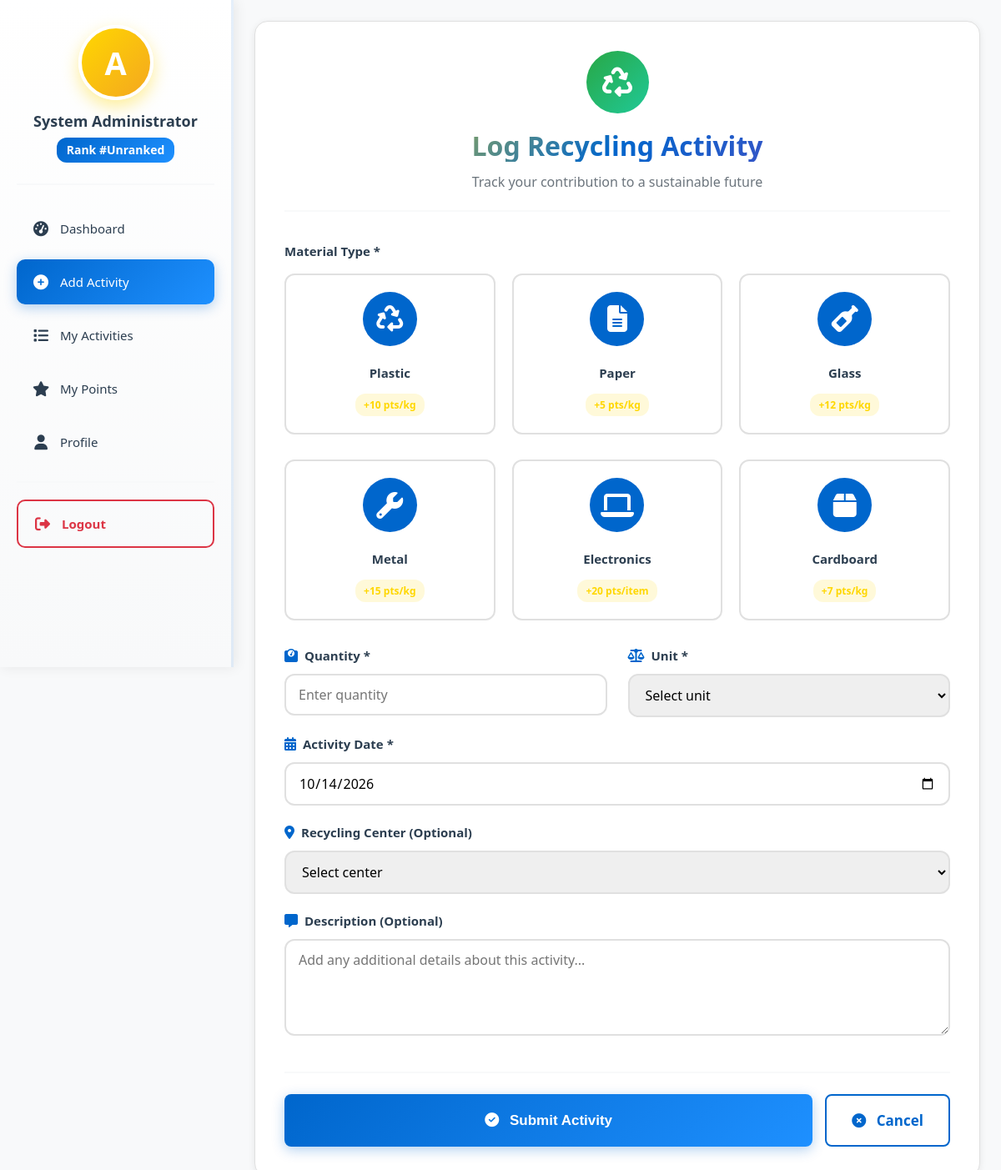
Page /user/add_activity.php (signed in) on the committed database.
### tables this page shows
CREATE TABLE users (
    id INT AUTO_INCREMENT PRIMARY KEY,
    username VARCHAR(50) UNIQUE NOT NULL,
    email VARCHAR(100) UNIQUE NOT NULL,
    password VARCHAR(255) NOT NULL,
    full_name VARCHAR(100) NOT NULL,
    phone VARCHAR(20),
    address TEXT,
    role ENUM('user', 'admin') DEFAULT 'user',
    points INT DEFAULT 0,
    rank INT DEFAULT 0,
    profile_image VARCHAR(255) DEFAULT 'default-avatar.png',
    verified TINYINT(1) DEFAULT 0,
    created_at TIMESTAMP DEFAULT CURRENT_TIMESTAMP,
    updated_at TIMESTAMP DEFAULT CURRENT_TIMESTAMP ON UPDATE CURRENT_TIMESTAMP
);

### user/add_activity.php (the view, shortened to what this page needs)
<?php
require_once '../includes/dashboard_header.php';
?>
<div class="dashboard-layout">
    <aside class="dashboard-sidebar">
        <?php include 'sidebar.php'; ?>
    </aside>
    <main class="dashboard-main">
        <div class="activity-form-container">
            <div class="form-card">
                <div class="form-header">
                    <div class="form-icon icon-green">
                        <i class="fas fa-recycle"></i>
                    </div>
                    <h1 class="form-title">Log Recycling Activity</h1>
                    <p class="form-subtitle">Track your contribution to a sustainable future</p>
                </div>
                <form method="POST">
                    <div class="form-group">
                        <label>Material Type *</label>
                        <div class="material-select">
                            <div class="material-option">
                                <label for="plastic" class="material-label material-plastic">
                                    <div class="material-icon-wrapper">
                                        <i class="fas fa-recycle"></i>
                                    </div>
                                    <span class="material-name">Plastic</span>
                                    <span class="material-points">+10 pts/kg</span>
                                </label>
                            </div>
                            <div class="material-option">
                                <label for="paper" class="material-label material-paper">
                                    <div class="material-icon-wrapper">
                                        <i class="fas fa-file-alt"></i>
                                    </div>
                                    <span class="material-name">Paper</span>
                                    <span class="material-points">+5 pts/kg</span>
                                </label>
                            </div>
                            <div class="material-option">
                                <label for="glass" class="material-label material-glass">
                                    <div class="material-icon-wrapper">
                                        <i class="fas fa-wine-bottle"></i>
                                    </div>
                                    <span class="material-name">Glass</span>
                                    <span class="material-points">+12 pts/kg</span>
                                </label>
                            </div>
                            <div class="material-option">
                                <label for="metal" class="material-label material-metal">
                                    <div class="material-icon-wrapper">
                                        <i class="fas fa-wrench"></i>
                                    </div>
                                    <span class="material-name">Metal</span>
                                    <span class="material-points">+15 pts/kg</span>
                                </label>
                            </div>
                            <div class="material-option">
                                <label for="electronics" class="material-label material-electronics">
                                    <div class="material-icon-wrapper">
                                        <i class="fas fa-laptop"></i>
                                    </div>
                                    <span class="material-name">Electronics</span>
                                    <span class="material-points">+20 pts/item</span>
                                </label>
                            </div>
                            <div class="material-option">
                                <label for="cardboard" class="material-label material-cardboard">
                                    <div class="material-icon-wrapper">
                                        <i class="fas fa-box"></i>
                                    </div>
                                    <span class="material-name">Cardboard</span>
                                    <span class="material-points">+7 pts/kg</span>
                                </label>
                            </div>
                        </div>
                    </div>
                    <div class="form-row">
                        <div class="form-group">
                            <label for="quantity">
                                <i class="fas fa-weight"></i> Quantity *
                            </label>
                            <input type="number" id="quantity" name="quantity" step="0.1" min="0.1" required placeholder="Enter quantity">
                        </div>
                        <div class="form-group">
                            <label for="unit">
                                <i class="fas fa-balance-scale"></i> Unit *
                            </label>
                            <select id="unit" name="unit" required>
                                <option value="">Select unit</option>
                            </select>
                        </div>
                    </div>
                    <div class="form-group">
                        <label for="activity_date">
                            <i class="fas fa-calendar-alt"></i> Activity Date *
                        </label>
                        <input type="date" id="activity_date" name="activity_date" value="<?php echo date('Y-m-d'); ?>" max="<?php echo date('Y-m-d'); ?>" required>
                    </div>
                    <div class="form-group">
                        <label for="recycling_center">
                            <i class="fas fa-map-marker-alt"></i> Recycling Center (Optional)
                        </label>
                        <select id="recycling_center" name="recycling_center">
                            <option value="">Select center</option>
                        </select>
                    </div>
                    <div class="form-group">
                        <label for="description">
                            <i class="fas fa-comment-alt"></i> Description (Optional)
                        </label>
                        <textarea id="description" name="description" rows="4" placeholder="Add any additional details about this activity..."></textarea>
                    </div>
                    <div class="form-actions">
                        <button type="submit" class="btn btn-primary btn-submit">
                            <i class="fas fa-check-circle"></i> Submit Activity
                        </button>
                        <a href="dashboard.php" class="btn btn-outline btn-cancel">
                            <i class="fas fa-times-circle"></i> Cancel
                        </a>
                    </div>
                </form>
            </div>
        </div>
    </main>
</div>
</div>
</body>
</html>

### user/sidebar.php
<?php
$user_query = $conn->query("SELECT * FROM users WHERE id = " . $_SESSION['user_id']);
$user = $user_query->fetch_assoc();
$current_page = basename($_SERVER['PHP_SELF']);
?>
<div class="user-profile">
    <div class="user-avatar-large">
        <?php echo strtoupper(substr($user['username'], 0, 1)); ?>
    </div>
    <div class="user-info">
        <h3><?php echo htmlspecialchars($user['full_name']); ?></h3>
        <p class="user-rank">Rank #<?php echo $user['rank'] ?: 'Unranked'; ?></p>
    </div>
</div>
<ul class="dashboard-nav">
    <li><a href="dashboard.php" class="<?php echo $current_page == 'dashboard.php' ? 'active' : ''; ?>">
        <i class="fas fa-tachometer-alt"></i>
        <span>Dashboard</span>
    </a></li>
    <li><a href="add_activity.php" class="<?php echo $current_page == 'add_activity.php' ? 'active' : ''; ?>">
        <i class="fas fa-plus-circle"></i>
        <span>Add Activity</span>
    </a></li>
    <li><a href="my_activities.php" class="<?php echo $current_page == 'my_activities.php' ? 'active' : ''; ?>">
        <i class="fas fa-list"></i>
        <span>My Activities</span>
    </a></li>
    <li><a href="my_points.php" class="<?php echo $current_page == 'my_points.php' ? 'active' : ''; ?>">
        <i class="fas fa-star"></i>
        <span>My Points</span>
    </a></li>
    <li><a href="profile.php" class="<?php echo $current_page == 'profile.php' ? 'active' : ''; ?>">
        <i class="fas fa-user"></i>
        <span>Profile</span>
    </a></li>
</ul>
<div class="sidebar-logout">
    <a href="<?php echo SITE_URL; ?>/auth/logout.php">
        <i class="fas fa-sign-out-alt"></i>
        <span>Logout</span>
    </a>
</div>

### assets/css/global.css (style rules this page uses)
* { margin: 0; padding: 0; box-sizing: border-box; }
:root { --primary-gold: #FFD700; --secondary-gold: #F4A720; --primary-blue: #0066CC; --secondary-blue: #1E90FF; --dark-blue: #003D82; --accent-green: #28A745; --accent-purple: #6F42C1; --dark-bg: #1A1A2E; --light-bg: #F8F9FA; --white: #FFFFFF; --text-dark: #2C3E50; --text-light: #6C757D; --shadow: rgba(0, 0, 0, 0.1); --gradient-gold: linear-gradient(135deg, #FFD700 0%, #F4A720 100%); --gradient-blue: linear-gradient(135deg, #0066CC 0%, #1E90FF 100%); --gradient-mixed: linear-gradient(135deg, #FFD700 0%, #0066CC 50%, #6F42C1 100%); }
body { font-family: 'Segoe UI', Tahoma, Geneva, Verdana, sans-serif; background-color: var(--light-bg); color: var(--text-dark); line-height: 1.6; margin: 0; padding: 0; overflow-x: hidden; }
.btn { padding: 12px 30px; border: none; border-radius: 8px; font-size: 16px; font-weight: 600; cursor: pointer; transition: all 0.3s ease; text-decoration: none; display: inline-block; }
.btn-primary { background: var(--gradient-blue); color: var(--white); box-shadow: 0 4px 15px rgba(0, 102, 204, 0.3); }
.btn-outline { background: transparent; border: 2px solid var(--primary-blue); color: var(--primary-blue); }
.icon-green { background: linear-gradient(135deg, #28A745 0%, #20C997 100%); color: var(--white); }
input[type="text"], input[type="email"], input[type="password"], input[type="number"], input[type="date"], select, textarea { width: 100%; padding: 12px 15px; border: 2px solid #E0E0E0; border-radius: 8px; font-size: 16px; transition: all 0.3s ease; font-family: inherit; }
label { display: block; margin-bottom: 8px; font-weight: 600; color: var(--text-dark); }
.form-group { margin-bottom: 20px; }

### assets/css/dashboard.css (style rules this page uses)
.dashboard-layout { display: flex; min-height: 100vh; width: 100%; }
.dashboard-sidebar { background: linear-gradient(180deg, #FFFFFF 0%, #F8F9FA 100%); padding: 30px 20px; box-shadow: 2px 0 15px rgba(0, 0, 0, 0.08); position: fixed; width: 280px; height: 100vh; overflow-y: auto; left: 0; top: 0; border-right: 3px solid rgba(0, 102, 204, 0.1); z-index: 100; }
.sidebar-logout { margin-top: 20px; padding-top: 20px; border-top: 2px solid var(--light-bg); }
.sidebar-logout a { display: flex; align-items: center; gap: 12px; padding: 15px 18px; border-radius: 10px; color: #DC3545; text-decoration: none; transition: all 0.3s ease; font-weight: 600; font-size: 15px; border: 2px solid #DC3545; }
.sidebar-logout a i { font-size: 18px; width: 22px; text-align: center; }
.user-profile { text-align: center; padding-bottom: 25px; border-bottom: 2px solid var(--light-bg); margin-bottom: 25px; }
.user-avatar-large { width: 90px; height: 90px; border-radius: 50%; background: var(--gradient-gold); margin: 0 auto 15px; display: flex; align-items: center; justify-content: center; font-size: 38px; color: var(--white); font-weight: 700; box-shadow: 0 8px 20px rgba(255, 215, 0, 0.4); border: 4px solid var(--white); }
.user-info h3 { font-size: 18px; margin-bottom: 8px; color: var(--text-dark); font-weight: 700; line-height: 1.2; }
.user-rank { font-size: 14px; color: var(--white); background: var(--gradient-blue); padding: 4px 12px; border-radius: 12px; display: inline-block; font-weight: 600; }
.dashboard-nav { list-style: none; }
.dashboard-nav li { margin-bottom: 10px; }
.dashboard-nav a { display: flex; align-items: center; gap: 12px; padding: 15px 18px; border-radius: 10px; color: var(--text-dark); text-decoration: none; transition: all 0.3s ease; font-weight: 500; font-size: 15px; position: relative; }
.dashboard-nav a span { flex: 1; }
.dashboard-nav a i { font-size: 18px; width: 22px; text-align: center; flex-shrink: 0; }
.dashboard-nav a.active { background: var(--gradient-blue); color: var(--white); box-shadow: 0 4px 15px rgba(0, 102, 204, 0.3); }
.dashboard-nav a.active i { color: var(--white); }
.dashboard-main { flex: 1; min-height: 100vh; margin-left: 280px; padding: 25px; width: calc(100% - 280px); background: var(--light-bg); }

### includes/dashboard_header.php (style rules this page uses)
body { margin: 0; padding: 0; overflow-x: hidden; }

### rows in the picture
users: username "A", full_name "System Administrator", rank "Unranked"
